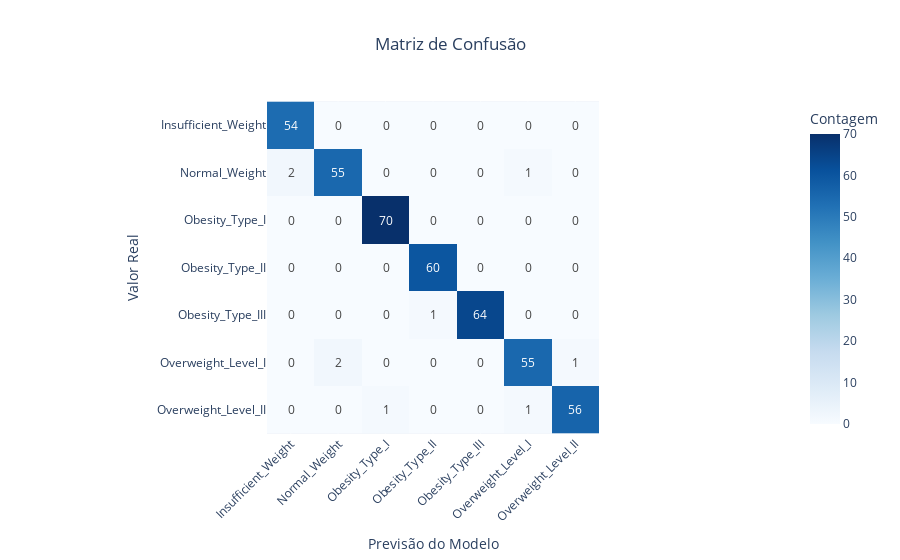

Notebook source saved alongside this figure:
### Code cell
# CÉLULA 10: MATRIZ DE CONFUSÃO VISUAL

# Calcular a matriz de confusão
cm = confusion_matrix(y_test, y_pred_decoded, labels=le.classes_)

# Criar um gráfico de mapa de calor para a matriz de confusão
fig = px.imshow(cm,
                labels=dict(x="Previsão do Modelo", y="Valor Real", color="Contagem"),
                x=le.classes_,
                y=le.classes_,
                text_auto=True,
                color_continuous_scale='Blues',
                title="Matriz de Confusão")

fig.update_layout(title_x=0.5, xaxis_tickangle=-45)
fig.show()

### Figure 1 — Plotly figure (JSON) as saved in the notebook; plotly's stock layout.template omitted (floating-point values rounded to 4 significant figures)
{"data": [{"coloraxis": "coloraxis", "hovertemplate": "Previsão do Modelo: %{x}<br>Valor Real: %{y}<br>Contagem: %{z}<extra></extra>", "name": "0", "texttemplate": "%{z}", "type": "heatmap", "x": ["Insufficient_Weight", "Normal_Weight", "Obesity_Type_I", "Obesity_Type_II", "Obesity_Type_III", "Overweight_Level_I", "Overweight_Level_II"], "xaxis": "x", "y": ["Insufficient_Weight", "Normal_Weight", "Obesity_Type_I", "Obesity_Type_II", "Obesity_Type_III", "Overweight_Level_I", "Overweight_Level_II"], "yaxis": "y", "z": [[54, 0, 0, 0, 0, 0, 0], [2, 55, 0, 0, 0, 1, 0], [0, 0, 70, 0, 0, 0, 0], [0, 0, 0, 60, 0, 0, 0], [0, 0, 0, 1, 64, 0, 0], [0, 2, 0, 0, 0, 55, 1], [0, 0, 1, 0, 0, 1, 56]]}], "layout": {"coloraxis": {"colorbar": {"title": {"text": "Contagem"}}, "colorscale": [[0, "rgb(247,251,255)"], [0.125, "rgb(222,235,247)"], [0.25, "rgb(198,219,239)"], [0.375, "rgb(158,202,225)"], [0.5, "rgb(107,174,214)"], [0.625, "rgb(66,146,198)"], [0.75, "rgb(33,113,181)"], [0.875, "rgb(8,81,156)"], [1, "rgb(8,48,107)"]]}, "title": {"text": "Matriz de Confusão", "x": 0.5}, "xaxis": {"anchor": "y", "constrain": "domain", "domain": [0, 1], "scaleanchor": "y", "tickangle": -45, "title": {"text": "Previsão do Modelo"}}, "yaxis": {"anchor": "x", "autorange": "reversed", "constrain": "domain", "domain": [0, 1], "title": {"text": "Valor Real"}}}}
